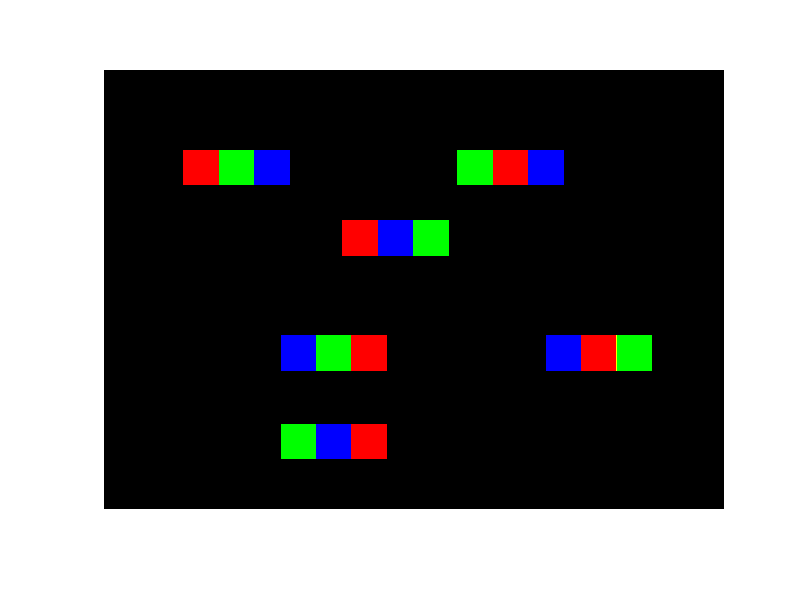

Here is the MATLAB script that generated this plot:
I = zeros(2480,3508,3);
I(:,:,3)=0;

I(450:650,450:650,1)=255;
I(450:650,650:850,2)=255;
I(450:650,850:1050,3)=255;

I(850:1050,1350:1550,1)=255;
I(850:1050,1550:1750,3)=255;
I(850:1050,1750:1950,2)=255;

I(450:650,2000:2200,2)=255;
I(450:650,2200:2400,1)=255;
I(450:650,2400:2600,3)=255;

I(2000:2200,1000:1200,2)=255;
I(2000:2200,1200:1400,3)=255;
I(2000:2200,1400:1600,1)=255;

I(1500:1700,2500:2700,3)=255;
I(1500:1700,2700:2900,1)=255;
I(1500:1700,2900:3100,2)=255;

I(1500:1700,1000:1200,3)=255;
I(1500:1700,1200:1400,2)=255;
I(1500:1700,1400:1600,1)=255;


imshow(I);